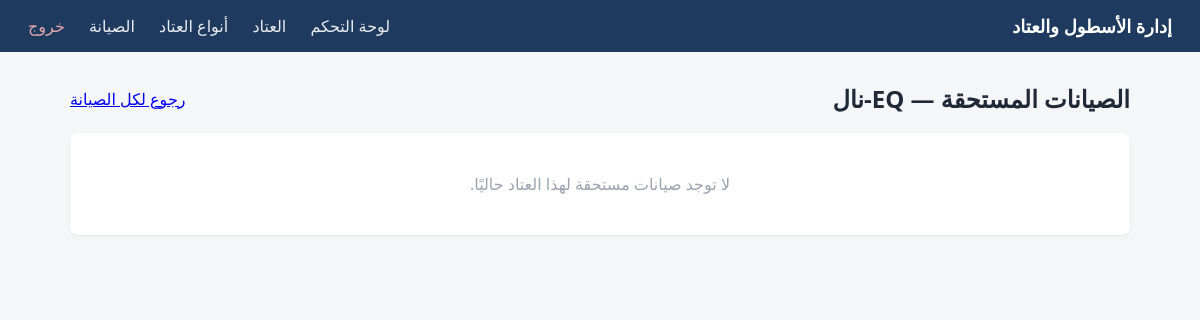
Page /maintenance/2/due (signed in) on the earlier database version.
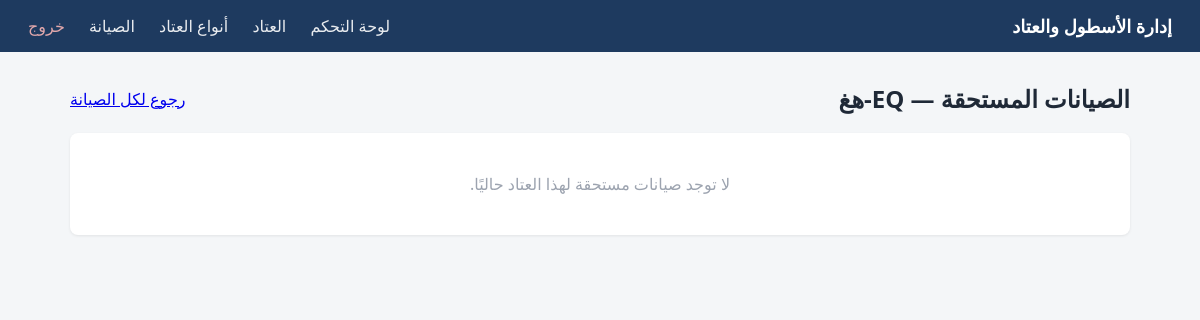
Same page on the later database version.
### app/modules/equipment/models.py (models this page shows)
class Equipment(Base, AuditMixin):
    __tablename__ = "equipment"
    id = Column(Integer, primary_key=True, index=True)
    asset_code = Column(String(50), unique=True, index=True, nullable=False)
    acquisition_document = Column(String(100), nullable=True)
    registration_number = Column(String(30), unique=True, index=True, nullable=True)
    vin = Column(String(50), unique=True, nullable=True)
    equipment_type_id = Column(Integer, ForeignKey("equipment_types.id"), nullable=False)
    equipment_model_id = Column(Integer, ForeignKey("equipment_models.id"), nullable=True)
    equipment_type = relationship("EquipmentType")
    equipment_model = relationship("EquipmentModel")
    acquisition_date = Column(Date, nullable=True)
    technical_condition = Column(String(20), nullable=False, default="ready")
    operational_status = Column(String(30), nullable=False, default="available")
    current_odometer = Column(Numeric(10, 1), nullable=True, default=0)
    current_hours = Column(Numeric(10, 1), nullable=True, default=0)
    notes = Column(String(500), nullable=True)

### app/modules/maintenance/router.py (the view)
@router.get("/maintenance/{equipment_id}/due", response_class=HTMLResponse)
def maintenance_due_for_equipment(
    request: Request,
    equipment_id: int,
    db: Session = Depends(get_db),
    current_user: User = Depends(get_current_user),
):
    equipment = equipment_services.get_equipment(db, equipment_id)
    if not equipment:
        raise HTTPException(status_code=404, detail="العتاد غير موجود")
    due_schedules = services.get_due_schedules_for_equipment(db, equipment_id)
    return templates.TemplateResponse(
        "maintenance_due.html",
        {
            "request": request,
            "equipment": equipment,
            "due_schedules": due_schedules,
            "user": current_user,
        },
    )

### app/modules/maintenance/templates/maintenance_due.html (shortened to what this page needs)
{% extends "base.html" %}
{% block content %}
<div class="page-header">
    <h2>الصيانات المستحقة — {{ equipment.asset_code }}</h2>
    <a href="/maintenance" class="btn-secondary">رجوع لكل الصيانة</a>
</div>
<div class="card">
    {% if due_schedules %}
    <table class="data-table">
        <thead>
            <tr>
                <th>اسم الخطة</th>
                <th>الترميز الداخلي</th>
                <th>هل تعطّل العتاد؟</th>
            </tr>
        </thead>
        <tbody>
            {% for s in due_schedules %}
            <tr>
                <td>{{ s.name }}</td>
                <td>{{ s.internal_code }}</td>
                <td>{{ "نعم" if s.makes_equipment_unavailable else "لا" }}</td>
            </tr>
            {% endfor %}
        </tbody>
    </table>
    {% else %}
    <p class="empty">لا توجد صيانات مستحقة لهذا العتاد حاليًا.</p>
    {% endif %}
</div>
{% endblock %}

Differences in the rows shown:
changed Equipment: asset_code "EQ-نال" → "EQ-هغ"
